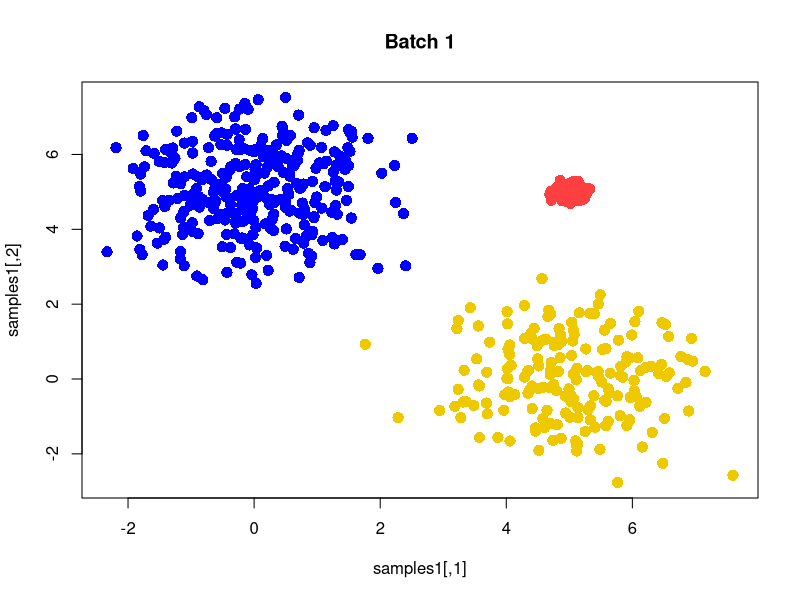
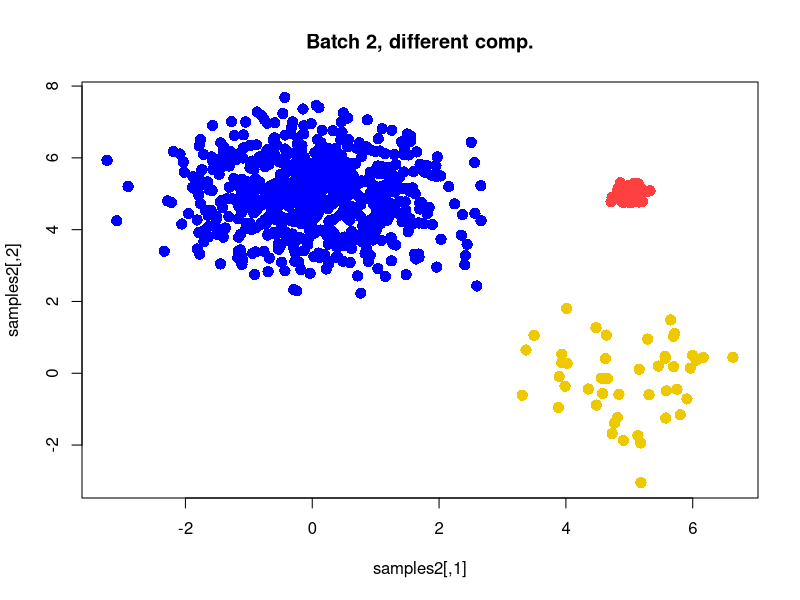
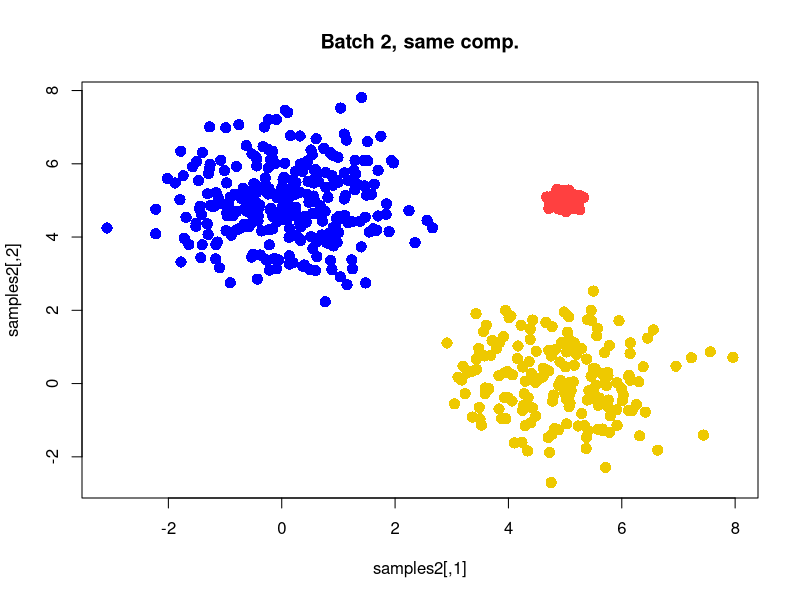

Here is the R script that generated these plots, in order:
# This script generates some (highly synthetic!) expression data with a batch effect 
# and uneven population composition between batches.
#this.dir <- dirname(parent.frame(2)$ofile)
#setwd(this.dir)

ncells <- 1000  # Number of cells

# Our simulation involves three cell types/components.
# Cells are distributed according to a bivariate normal in a 2-D biological subspace. 
# Each cell type has a different x/y center and a different SD.

xmus <- c(0,5,5)
xsds <- c(1,0.1,1)
ymus <- c(5,5,0)
ysds <- c(1,0.1,1)


# Note that the different centers should not lie on the same y=mx line; this represents populations that differ only in library size. 
# Such differences should not be present in normalized data, and will be eliminated by the cosine normalization step.
# The centers above are chosen so as to guarantee good separation between the different components.

#####################################
# Generating data for batch 1, with a given proportion of cells in each component. 

prop1 <- c(0.3,0.5,0.2)
# choose samples from 1 to 3, each with different prob
comp1 <- sample(1:3, prob=prop1, size=ncells, replace=TRUE)
# Sampling locations for cells in each component.
set.seed(0)
# rnorm fits normal distribution to a specified data
samples1 <- cbind(rnorm(n=ncells, mean=xmus[comp1],sd=xsds[comp1]),
                  rnorm(n=ncells, mean=ymus[comp1],sd=ysds[comp1]))
# Plot the true cluster locations for batch 1
ref.cols <- c("blue", "brown1", "gold2")
clust1 <- ref.cols[comp1]
plot(samples1, pch=16, cex=1.5, col=clust1, main=paste0("Batch 1"))

# Random projection to D dimensional space, to mimic high-dimensional expression data.
ngenes <- 100
set.seed(0)
proj <- matrix(rnorm(ngenes*ncells), nrow=ngenes, ncol=2)
A1 <- samples1 %*% t(proj)

# Add normally distributed noise.
A1 <- A1 + rnorm(ngenes*ncells)
rownames(A1) <- paste0("Cell", seq_len(ncells), "-1")
colnames(A1) <- paste0("Gene", seq_len(ngenes))

#####################################

outmat <- outcol <- list()
for (easy in c(FALSE, TRUE)) { 
  if (easy) { 
    prop2 <- prop1
  } else {
    prop2 <- c(0.65,0.3,0.05)
  }
  
  # Setting proportions of each of the three cell types in batch 2.
  comp2 <- sample(1:3, prob=prop2, size=ncells, replace=TRUE) 
  
  # Sampling locations for cells in each component.  
  set.seed(0)
  samples2 <- cbind(rnorm(n=ncells, mean=xmus[comp2], sd=xsds[comp2]),
                    rnorm(n=ncells, mean=ymus[comp2], sd=ysds[comp2]))
  
  # Plot the true cluter labels for batch 2.
  clust2 <- ref.cols[comp2]
  plot(samples2, pch=16, cex=1.5, col=clust2, main=paste("Batch 2,", ifelse(easy, "same", "different"), "comp."))
  
  # Random projection, followed by adding batch effects and random noise.
  A2 <- samples2 %*% t(proj) 
  A2 <- A2 + matrix(rep(rnorm(ngenes), each=ncells), ncol=ngenes) # gene-specific batch effect (genes are columns)
  A2 <- A2 + rnorm(ngenes*ncells) # noise
  rownames(A2) <- paste0("Cell", seq_len(ncells), "-2")
  colnames(A2) <- paste0("Gene", seq_len(ngenes))
  
  # Assigning batches and colours.
  if (easy) {
    outmat$ii <- A2
    outcol$ii <- clust2
  } else {
    outmat$i <- A2
    outcol$i <- clust2
  }
}

#####################################
# Saving data objects for later use.

B1 <- t(A1)
B2i <- t(outmat$i)
B2ii <- t(outmat$ii)
clust2i <- t(outcol$i)
clust2ii <- t(outcol$ii)

if(FALSE){
  head(B1, n=1)
  typeof(B1)
  head(B2i, n=1)
  typeof(B2i)
  
  head(B2ii, n=1)
  head(clust2i, n=1)
  typeof(clust2i)
  head(clust2ii, n=1)
  typeof(clust2ii)
}
save(file="Sim.RData", B1, B2i, B2ii, clust1, clust2i, clust2ii)
